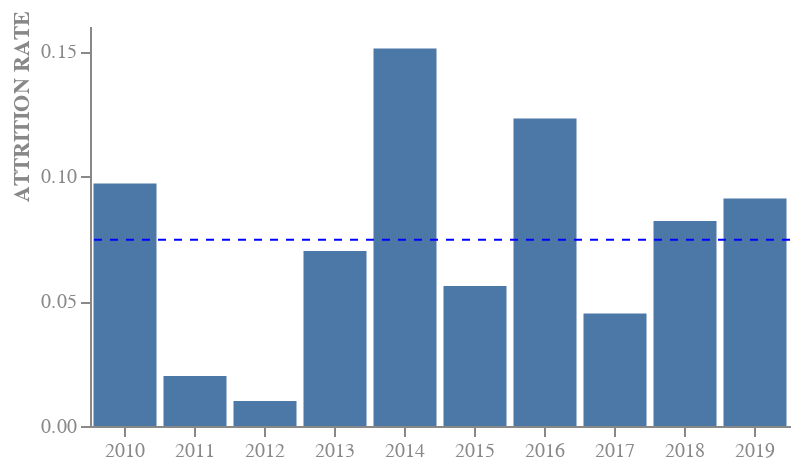

This figure's notebook cell:
### Markdown cell above
![Alt text](\Images\2_5e.png)

### Code cell
bar = base.mark_bar().encode(
    x = alt.X('Year:O',
              axis = alt.Axis(labelAngle = 0, labelColor = '#888888', titleColor = '#888888'),
              title = None), 
    y = alt.Y('Attrition Rate',
              axis = alt.Axis(grid = False, titleY = 40, labelColor = "#888888", titleColor = '#888888'), 
              title = "ATTRITION RATE"
              )
    )
    

final = bar + rule
final.properties(
    width = 350,
    height = 200
).configure_view(stroke = None)

### Figure 1 — Vega-Lite specification as saved in the notebook (floating-point values rounded to 4 significant figures)
{"config": {"view": {"continuousWidth": 300, "continuousHeight": 300, "stroke": null}}, "layer": [{"mark": {"type": "bar"}, "encoding": {"x": {"axis": {"labelAngle": 0, "labelColor": "#888888", "titleColor": "#888888"}, "field": "Year", "title": null, "type": "ordinal"}, "y": {"axis": {"grid": false, "labelColor": "#888888", "titleColor": "#888888", "titleY": 40}, "field": "Attrition Rate", "title": "ATTRITION RATE", "type": "quantitative"}}}, {"mark": {"type": "rule", "color": "blue", "strokeDash": [4, 4]}, "encoding": {"y": {"aggregate": "mean", "field": "Attrition Rate", "type": "quantitative"}}}], "data": {"name": "data-0a7ed12b3693b0f6b7061ff4e2683f48"}, "height": 200, "width": 350, "$schema": "https://vega.github.io/schema/vega-lite/v5.8.0.json", "datasets": {"data-0a7ed12b3693b0f6b7061ff4e2683f48": [{"Year": 2019, "Attrition Rate": 0.091}, {"Year": 2018, "Attrition Rate": 0.082}, {"Year": 2017, "Attrition Rate": 0.045}, {"Year": 2016, "Attrition Rate": 0.123}, {"Year": 2015, "Attrition Rate": 0.056}, {"Year": 2014, "Attrition Rate": 0.151}, {"Year": 2013, "Attrition Rate": 0.07}, {"Year": 2012, "Attrition Rate": 0.01}, {"Year": 2011, "Attrition Rate": 0.02}, {"Year": 2010, "Attrition Rate": 0.097}]}}
